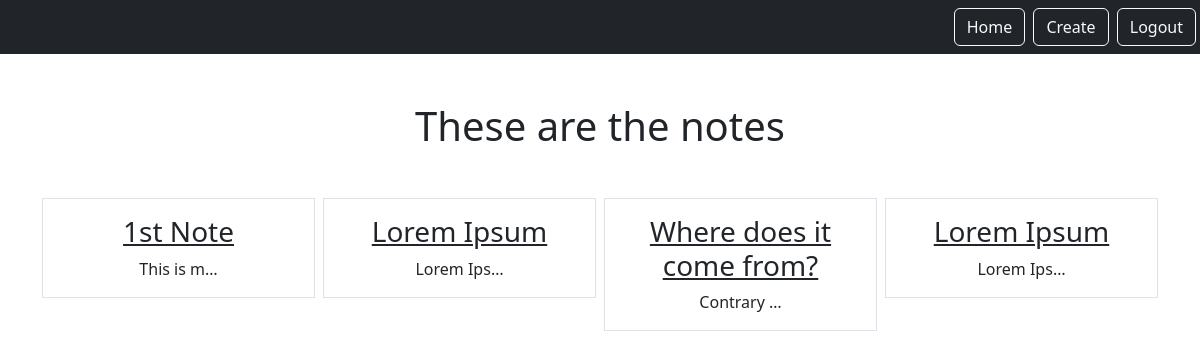
/smart/notes (signed in), run on an earlier commit of the app's database.
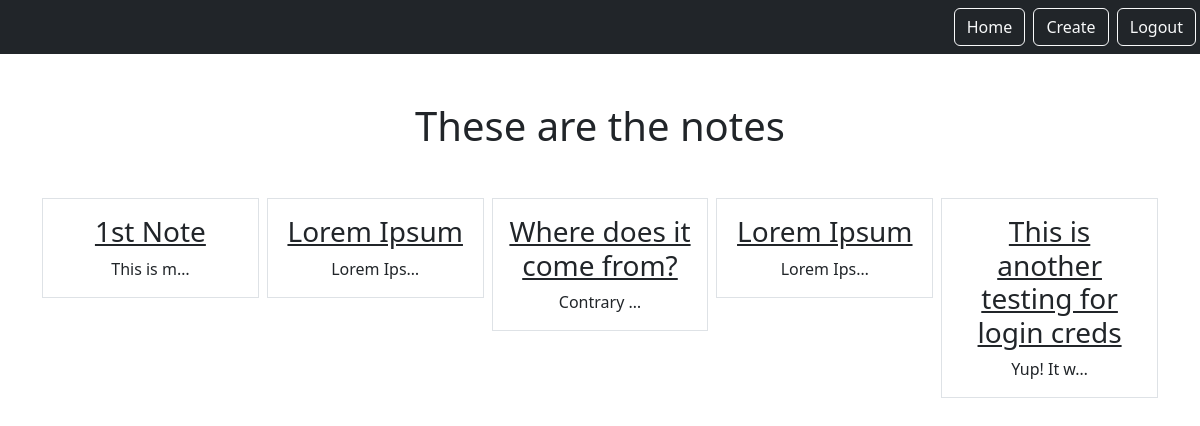
And on a later commit of the database.
### notes/models.py (models this page shows)
class Notes(models.Model):
    title = models.CharField(max_length = 200)
    text = models.TextField()
    created = models.DateTimeField(auto_now_add = True)
    user = models.ForeignKey(User, on_delete=models.CASCADE, related_name="notes")

### notes/views.py (the view)
# urls.py: path('notes', views.NotesListView.as_view(), name="notes.list"),
class NotesListView(LoginRequiredMixin, ListView):
    model = Notes
    context_object_name = "notes"
    template_name = "notes/notes_list.html"
    def get_queryset(self) -> QuerySet[Any]:
        return self.request.user.notes.all()

### notes/templates/notes/notes_list.html
{% extends "base.html" %}
{% block content %}
    <h1 class="my-5">These are the notes</h1>
        <div class="row row-cols3 g-2">
            {% for note in notes %}
            <div class="col">
                <div class="p-3 border">
                    <a href="{% url 'notes.detail' pk=note.id %}" class="text-dark text-decoration-non"><h3>{{note.title}}</h3></a>
                    {{note.text|truncatechars:10}}
                </div>
            </div>
            {% endfor %}
        </div>
{% endblock %}

### static/templates/base.html (shortened to what this page needs)
{% load static %}
<!DOCTYPE html>
<html lang="en">
<head>
    <link href="https://cdn.jsdelivr.net/npm/bootstrap@5.3.0/dist/css/bootstrap.min.css" rel="stylesheet">
</head>
<body>
    <nav class="navbar navbar-dark bg-dark">
        <div class="ms-auto">
            {% if user.is_authenticated %}
            <a href="{% url 'notes.list' %}" class="btn btn-outline-light me-1">Home</a>
            <a href="{% url 'notes.new' %}" class="btn btn-outline-light me-1">Create</a>
            <a href="{% url 'logout' %}" class="btn btn-outline-light me-1">Logout</a>
            {% else %}
            <a href="{% url 'login' %}" class="btn btn-outline-light me-1">Login</a>
            <a href="{% url 'signup' %}" class="btn btn-outline-light me-1">SignUp</a>
            {% endif %}
        </div>
    </nav>
    <div class="my-5 text-center container">
        {% block content %}
        {% endblock %}
    </div>
</body>
</html>

What changed in the data, as far as the page shows it:
added Notes: title "This is another testing for login creds", text "Yup! It w…"
